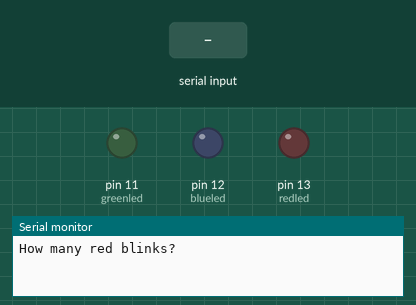
Recording of a sketch running on a simulated Arduino Uno, built with avr-gcc and run on an emulated ATmega328P. On the bench: output pins drawn as LEDs (lit = HIGH), the last lines printed to the serial monitor. Dashed ring = blinking. The inputs (shaded band) are chosen by the test bench.

Above: at 0.9 s.
1.0 s: "90,45,200,10\n" received over Serial
At 3.41 s:
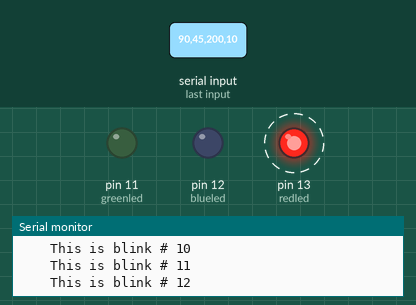
At 20.23 s:
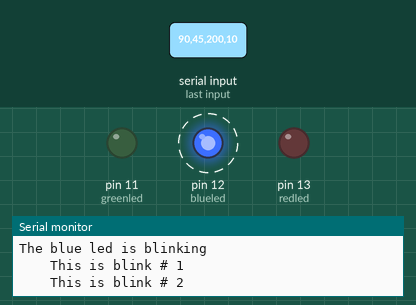
Timing chart, 0 to 21.9 s (numbered marks = the images above; inputs shaded):
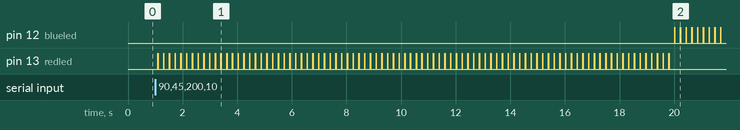

The sketch:

led3.ino
```cpp
int numberoffblinksred;
int numberoffblinksblue;
int numberoffblinksgreen;
int redled = 13;
int blueled = 12;
int greenled = 11;
int ontime;
int offtime = 200;
String st1=("This is the begin of the ");
String st2=("loop!");
String st3;

void setup() {
  // put your setup code here, to run once:
  Serial.begin(9600);
  pinMode(redled, OUTPUT);
  pinMode(blueled, OUTPUT);
  pinMode(greenled, OUTPUT);
  Serial.println("How many red blinks?");
  while(Serial.available()==0){}
  numberoffblinksred=Serial.parseInt();

  Serial.println("How many blue blinks?");
  while(Serial.available()==0){}
  numberoffblinksblue=Serial.parseInt();

  Serial.println("How many green blinks?");
  while(Serial.available()==0){}
  numberoffblinksgreen=Serial.parseInt();

  Serial.println("define the ontime (ms)");
  while(Serial.available()==0){}
  ontime=Serial.parseInt();


}

void loop() {
  // put your main code here, to run repeatedly:
    st3=st1+st2;
  Serial.println(st3);
  Serial.println("The red led is blinking");
  for(int j=1; j<=numberoffblinksred; j=j+1){
    Serial.print("    This is blink # ");
    Serial.println(j);
    digitalWrite (redled, HIGH);
    delay(ontime);
    digitalWrite (redled, LOW);
    delay(offtime);
    }
  Serial.println("The blue led is blinking");
  for(int j=1; j<=numberoffblinksblue; j=j+1){
    Serial.print("    This is blink # ");
    Serial.println(j);
    digitalWrite (blueled, HIGH);
    delay(ontime);
    digitalWrite (blueled, LOW);
    delay(offtime);
    }
  Serial.println("The green led is blinking");
  for(int j=1; j<=numberoffblinksgreen; j=j+1){
    Serial.print("    This is blink # ");
    Serial.println(j);
    digitalWrite (greenled, HIGH);
    delay(ontime);
    digitalWrite (greenled, LOW);
    delay(offtime);
  }

}
```

Measured:
- after the input at 1.0 s, pin 12 (blueled): alternates HIGH for 0.01 s and LOW for 0.20 s, starting after 19.0 s; pin 13 (redled): alternates HIGH for 0.01 s and LOW for 0.20 s, 180 changes in all, then stays LOW, starting after 0.09 s
